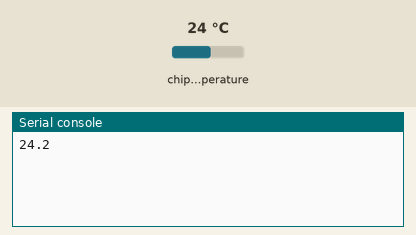
This program was run on a simulated Raspberry Pi Pico running MicroPython. Shown: the last lines printed to the serial console. Inputs (shaded band) come from the test bench; at power-on: chip temperature 24 °C.

Above: at 1.2 s.
1.3 s: chip temperature set to 1 °C
At 2.6 s:
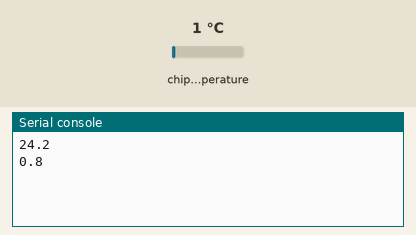
2.8 s: chip temperature set to 11 °C
At 3.5 s:
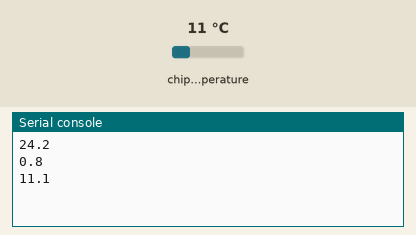
Timing chart, 0 to 5.8 s (numbered marks = the images above; inputs shaded):
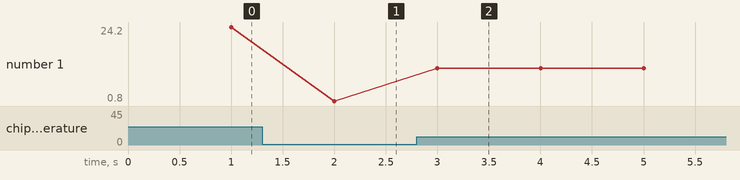

Measured:
- after the input at 1.3 s, the serial console: prints a new line after 0.70 s (image 1)
- after the input at 2.8 s, the serial console: prints a new line after 0.20 s (image 2)
- plotted number 1: 24.2 → 0.8 after the input at 1.3 s, 0.8 → 11.1 after the input at 2.8 s

The program:

inbuild_temparature_sensor.py
```python
import machine
import utime
import dht


def ReadTemperature():
    adcpin = 4
    sensor = machine.ADC(adcpin)
    adc_value = sensor.read_u16()
    volt = (3.3/65535) * adc_value
    temperature = 27 - (volt - 0.706)/0.001721
    return round(temperature, 1)


while True:
    utime.sleep_ms(1000)
    print(ReadTemperature())
```
